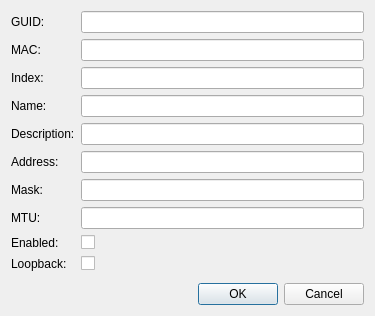
<?xml version="1.0" encoding="UTF-8"?>
<ui version="4.0">
 <class>AdapterDialog</class>
 <widget class="QDialog" name="AdapterDialog">
  <property name="geometry">
   <rect>
    <x>0</x>
    <y>0</y>
    <width>375</width>
    <height>316</height>
   </rect>
  </property>
  <property name="windowTitle">
   <string>Dialog</string>
  </property>
  <layout class="QGridLayout" name="gridLayout">
   <item row="3" column="0">
    <widget class="QLabel" name="label_4">
     <property name="text">
      <string>Name:</string>
     </property>
    </widget>
   </item>
   <item row="4" column="0">
    <widget class="QLabel" name="label_5">
     <property name="text">
      <string>Description:</string>
     </property>
    </widget>
   </item>
   <item row="10" column="2">
    <spacer name="verticalSpacer">
     <property name="orientation">
      <enum>Qt::Orientation::Vertical</enum>
     </property>
     <property name="sizeHint" stdset="0">
      <size>
       <width>20</width>
       <height>40</height>
      </size>
     </property>
    </spacer>
   </item>
   <item row="5" column="0">
    <widget class="QLabel" name="label_7">
     <property name="text">
      <string>Address:</string>
     </property>
    </widget>
   </item>
   <item row="1" column="2">
    <widget class="QLineEdit" name="leMac"/>
   </item>
   <item row="2" column="0">
    <widget class="QLabel" name="label_3">
     <property name="text">
      <string>Index:</string>
     </property>
    </widget>
   </item>
   <item row="9" column="0">
    <widget class="QLabel" name="label_9">
     <property name="text">
      <string>Loopback:</string>
     </property>
    </widget>
   </item>
   <item row="0" column="2">
    <widget class="QLineEdit" name="leGuid"/>
   </item>
   <item row="11" column="2">
    <widget class="QDialogButtonBox" name="buttonBox">
     <property name="orientation">
      <enum>Qt::Orientation::Horizontal</enum>
     </property>
     <property name="standardButtons">
      <set>QDialogButtonBox::StandardButton::Cancel|QDialogButtonBox::StandardButton::Ok</set>
     </property>
    </widget>
   </item>
   <item row="2" column="2">
    <widget class="QLineEdit" name="leIndex"/>
   </item>
   <item row="6" column="2">
    <widget class="QLineEdit" name="leMask"/>
   </item>
   <item row="8" column="0">
    <widget class="QLabel" name="label_6">
     <property name="text">
      <string>Enabled:</string>
     </property>
    </widget>
   </item>
   <item row="0" column="0">
    <widget class="QLabel" name="label">
     <property name="text">
      <string>GUID:</string>
     </property>
    </widget>
   </item>
   <item row="4" column="2">
    <widget class="QLineEdit" name="leDescription"/>
   </item>
   <item row="3" column="2">
    <widget class="QLineEdit" name="leName"/>
   </item>
   <item row="9" column="2">
    <widget class="QCheckBox" name="cbLoopback">
     <property name="text">
      <string/>
     </property>
    </widget>
   </item>
   <item row="6" column="0">
    <widget class="QLabel" name="label_8">
     <property name="text">
      <string>Mask:</string>
     </property>
    </widget>
   </item>
   <item row="5" column="2">
    <widget class="QLineEdit" name="leAddress"/>
   </item>
   <item row="8" column="2">
    <widget class="QCheckBox" name="cbEnabled">
     <property name="text">
      <string/>
     </property>
    </widget>
   </item>
   <item row="1" column="0">
    <widget class="QLabel" name="label_2">
     <property name="text">
      <string>MAC:</string>
     </property>
    </widget>
   </item>
   <item row="7" column="0">
    <widget class="QLabel" name="label_10">
     <property name="text">
      <string>MTU:</string>
     </property>
    </widget>
   </item>
   <item row="7" column="2">
    <widget class="QLineEdit" name="leMtu"/>
   </item>
  </layout>
 </widget>
 <resources/>
 <connections>
  <connection>
   <sender>buttonBox</sender>
   <signal>accepted()</signal>
   <receiver>AdapterDialog</receiver>
   <slot>accept()</slot>
   <hints>
    <hint type="sourcelabel">
     <x>248</x>
     <y>254</y>
    </hint>
    <hint type="destinationlabel">
     <x>157</x>
     <y>274</y>
    </hint>
   </hints>
  </connection>
  <connection>
   <sender>buttonBox</sender>
   <signal>rejected()</signal>
   <receiver>AdapterDialog</receiver>
   <slot>reject()</slot>
   <hints>
    <hint type="sourcelabel">
     <x>316</x>
     <y>260</y>
    </hint>
    <hint type="destinationlabel">
     <x>286</x>
     <y>274</y>
    </hint>
   </hints>
  </connection>
 </connections>
</ui>
